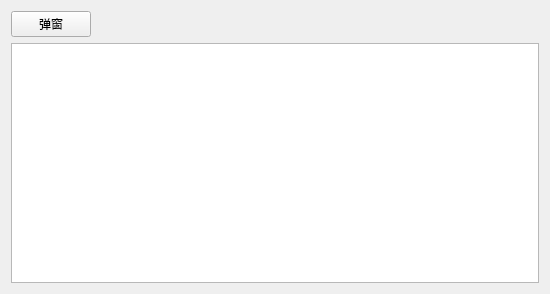
<?xml version="1.0" encoding="UTF-8"?>
<ui version="4.0">
 <class>MainWindow</class>
 <widget class="QMainWindow" name="MainWindow">
  <property name="geometry">
   <rect>
    <x>0</x>
    <y>0</y>
    <width>550</width>
    <height>294</height>
   </rect>
  </property>
  <property name="windowTitle">
   <string>MainWindow</string>
  </property>
  <widget class="QWidget" name="centralWidget">
   <layout class="QVBoxLayout" name="verticalLayout">
    <item>
     <layout class="QHBoxLayout" name="horizontalLayout">
      <item>
       <widget class="QPushButton" name="ptn_show">
        <property name="text">
         <string>弹窗</string>
        </property>
       </widget>
      </item>
      <item>
       <spacer name="horizontalSpacer">
        <property name="orientation">
         <enum>Qt::Horizontal</enum>
        </property>
        <property name="sizeHint" stdset="0">
         <size>
          <width>40</width>
          <height>20</height>
         </size>
        </property>
       </spacer>
      </item>
     </layout>
    </item>
    <item>
     <widget class="QTextEdit" name="textEdit"/>
    </item>
   </layout>
  </widget>
 </widget>
 <layoutdefault spacing="6" margin="11"/>
 <resources/>
 <connections/>
</ui>
